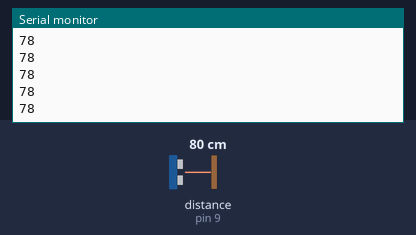
Recording of a sketch running on a simulated Arduino Uno, built with avr-gcc and run on an emulated ATmega328P. Shown: the last lines printed to the serial monitor. Wiring (inferred from the names in the program): ultrasonic range finder: trigger pin 8; echo pin 9. Inputs (shaded band) come from the test bench; at power-on: distance to the obstacle (sensor on pin 9) 80 cm. The echo pulse lasts 58.3 µs per cm.

Above: at 1.2 s.
1.3 s: distance to the obstacle (sensor on pin 9) set to 2 cm
At 1.59 s:
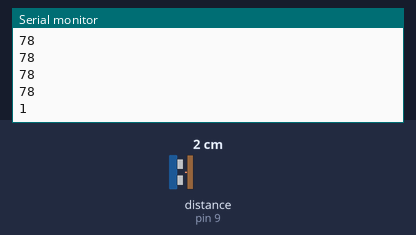
2.8 s: distance to the obstacle (sensor on pin 9) set to 4 cm
At 2.8 s:
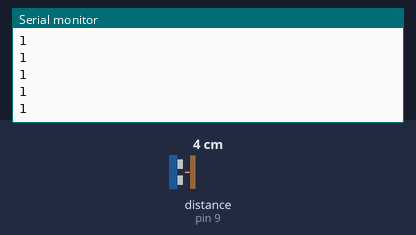
Timing chart, 0 to 5.8 s (numbered marks = the images above; inputs shaded):
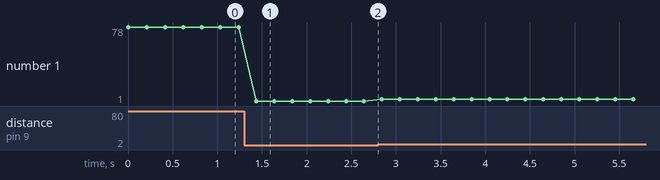

Measured:
- after the input at 1.3 s, the serial monitor: prints a new line after 0.14 s (image 1)
- plotted number 1: 78 → 1 after the input at 1.3 s, 1 → 3 after the input at 2.8 s

The sketch:

DistanceSensor.ino
```cpp
const int trigPin = 8;
const int echoPin = 9;
const int MAX_DISTANCE =300;
long frontDuration;
int frontDistanceCm;
int d=0;
void setup() {
Serial.begin(2400);
pinMode(trigPin, OUTPUT);
pinMode(echoPin, INPUT);
}

int calDisFront(){
digitalWrite(trigPin, LOW);
delayMicroseconds(2);
digitalWrite(trigPin, HIGH);
delayMicroseconds(15);
digitalWrite(trigPin, LOW);
frontDuration = pulseIn(echoPin, HIGH);
frontDistanceCm= frontDuration*0.034/2;
if(frontDistanceCm>MAX_DISTANCE){
  frontDistanceCm=MAX_DISTANCE;}
  return (frontDistanceCm);
}
void loop() {
  // put your main code here, to run repeatedly:
d=calDisFront();
Serial.println(d);
delay(200);
}
```
